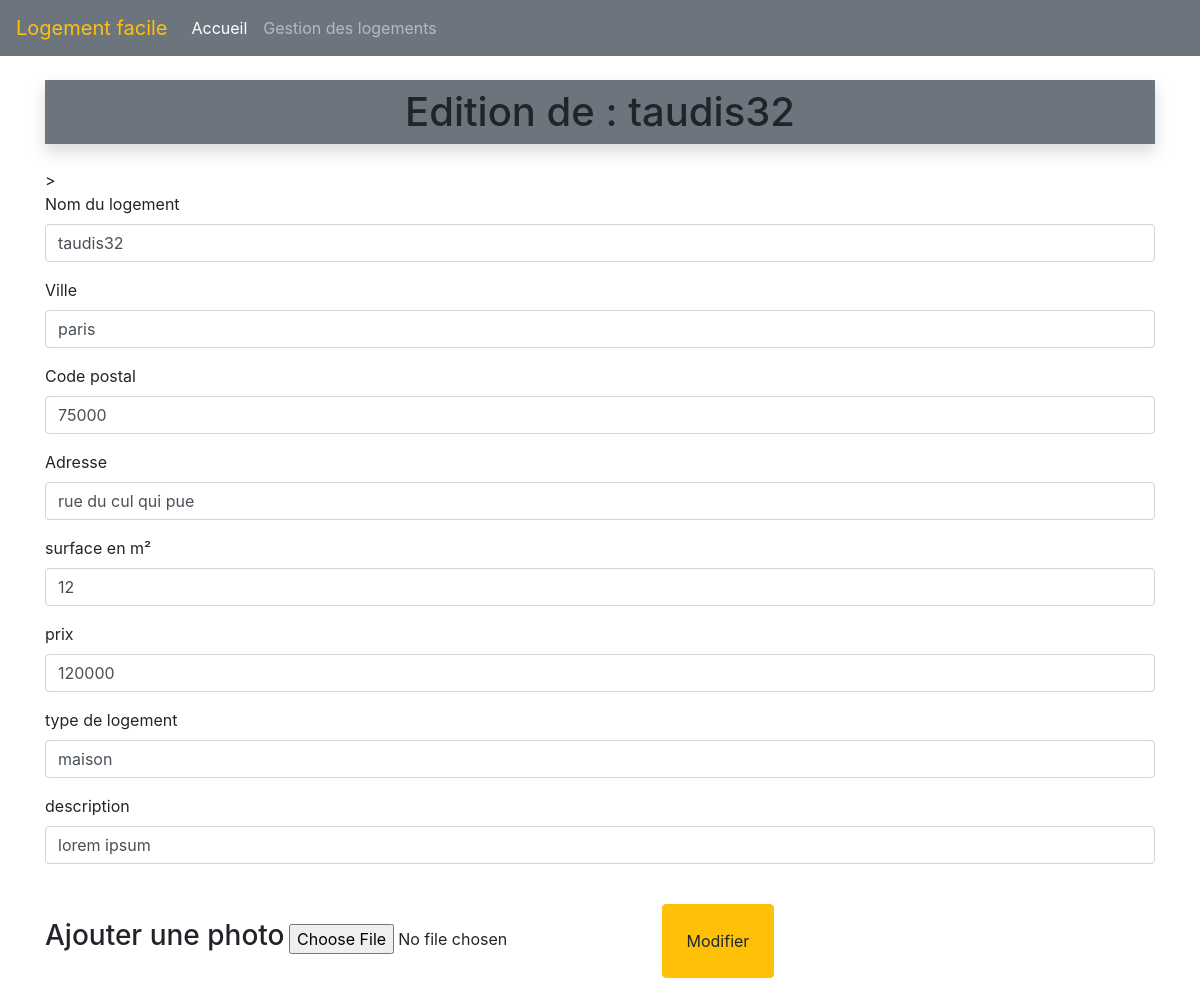
The app's page /logements/edit/5 with its own data.
### tables this page shows
CREATE TABLE IF NOT EXISTS `logement` (
  `id` int NOT NULL AUTO_INCREMENT,
  `title` varchar(255) NOT NULL,
  `adress` varchar(255) NOT NULL,
  `city` varchar(255) NOT NULL,
  `postalCode` char(5) NOT NULL,
  `area` int NOT NULL,
  `price` int NOT NULL,
  `photo` text NOT NULL,
  `logement_type` tinytext NOT NULL,
  `logement_description` text NOT NULL,
  PRIMARY KEY (`id`)
);

### Controller/LogementController.php (called while the page is built, shortened)
<?php
require_once "model/LogementManager.php";
class LogementController{
private $logementManager;
public function __construct(){
    $this->logementManager = new LogementManager();
    $this->logementManager->loadLogements();
}
public function editLogementForm($id){
    $logement = $this->logementManager->getLogementById($id);
    require_once "view/edit.logement.view.php";
}
}

### Model/logement.php (called while the page is built, shortened)
<?php
class Logement {
    private $id;
    private $title;
    private $adress;
    private $city;
    private $postalCode;
    private $area;
    private $price;
    private $logement_type;
    private $logement_description;
    public function __construct($id, $title, $adress, $city, $postalCode, $area, $price, $photo, $logement_type, $logement_description)
    {
        $this->id = $id;
        $this->title = $title;
        $this->adress = $adress;
        $this->city = $city;
        $this->postalCode = $postalCode;
        $this->area = $area;
        $this->price = $price;
        $this->logement_type = $logement_type;
        $this->logement_description = $logement_description;
    }
    public function getId()
    {
        return $this->id;
    }
    public function getTitle()
    {
        return $this->title;
    }
    public function getAdress()
    {
        return $this->adress;
    }
    public function getCity()
    {
        return $this->city;
    }
    public function getPostalCode()
    {
        return $this->postalCode;
    }
    public function getArea()
    {
        return $this->area;
    }
    public function getPrice()
    {
        return $this->price;
    }
    public function getLogementType()
    {
        return $this->logement_type;
    }
    public function getLogementDescription()
    {
        return $this->logement_description;
    }
}

### Model/Manager.php (called while the page is built, shortened)
<?php
abstract class Manager {
    private static $pdo;
    private static function setBdd(){
        self::$pdo = new PDO("mysql:host=localhost;dbname=immobilier;charsert=utf8","root","");
        self::$pdo->setAttribute(PDO::ATTR_ERRMODE, PDO::ERRMODE_WARNING);
    }
    protected function getBdd(){
        return self::$pdo;
    }
}

### Model/LogementManager.php (called while the page is built, shortened)
<?php
require_once "model/Manager.php";
require_once "model/Logement.php";
class LogementManager extends Manager {
    private $logements;
    public function addLogement($logement){
        $this->logements[] = $logement;
    }
    public function loadLogements(){
        $req = $this->getBdd()->prepare("SELECT * FROM logement");
        $req->execute();
        $myLogements = $req->fetchAll(PDO::FETCH_ASSOC);
    }
    public function getLogementById($id){
        foreach ($this->logements as $logement ) {
            if ($logement->getId() == $id) {
                return $logement;
            }
        }
    }
}

### view/edit.logement.view.php (the view, shortened to what this page needs)
<form method="POST" action="<?= URL ?>logements/editvalid" enctype="multipart/form-data">>
    <div class="form-group">
        <label for="title">Nom du logement</label>
        <input type="text" class="form-control" value="<?= $logement->getTitle() ?>" name="title" id="title" placeholder="Le nom de ce logement...">
    </div>
    <div class="form-group">
        <label for="city">Ville</label>
        <input type="text" class="form-control" value="<?= $logement->getCity() ?>" name="city" id="city" placeholder="La ville du logement...">
    </div>
    <div class="form-group">
        <label for="postalCode">Code postal</label>
        <input type="text" class="form-control" value="<?= $logement->getPostalCode() ?>" name="postalCode" id="postalCode" placeholder="Code postal">
    </div>
    <div class="form-group">
        <label for="adress">Adresse</label>
        <input type="text" class="form-control" value="<?= $logement->getAdress() ?>" name="adress" id="adress" placeholder="Adresse">
    </div>
    <div class="form-group">
        <label for="area">surface en m²</label>
        <input type="number" class="form-control" value="<?= $logement->getArea() ?>" id="area" name="area" placeholder="surface en m²">
    </div>
    <div class="form-group">
        <label for="price">prix</label>
        <input type="number" class="form-control" value="<?= $logement->getPrice() ?>" id="price" name="price" placeholder="prix">
    </div>
    <div class="form-group">
        <label for="logement_type">type de logement</label>
        <input type="text" class="form-control" value="<?= $logement->getLogementType() ?>" id="logement_type" name="logement_type" placeholder="type de logement">
    </div>
    <div class="form-group">
        <label for="logement_description">description</label>
        <input type="text" class="form-control" value="<?= $logement->getLogementDescription() ?>" id="logement_description" name="logement_description" placeholder="description">
    </div>
    <div>
    <label for="photo"> <h3> Ajouter une photo</h3></label>
    <input type="file" id="photo" name="photo">
    <button type="submit" onclick="imgUpload(<?= $logement->getId() ?>)"class="btn btn-warning m-4 p-4">Modifier</button>
    </div>
</form>
<?php
$content = ob_get_clean();
$title = "Edition de : " . $logement->getTitle();
require_once "base.html.php";
?>

### view/base.html.php (shortened to what this page needs)
<!DOCTYPE html>
<html lang="fr">
<head>
    <link rel="stylesheet" href="https://cdn.jsdelivr.net/npm/bootstrap@4.6.1/dist/css/bootstrap.min.css">
    <link rel="stylesheet" href="https://cdnjs.cloudflare.com/ajax/libs/font-awesome/6.0.0-beta3/css/all.min.css" />
    <link rel="stylesheet" href="style.css">
</head>
<body>
    <header>
        <nav class="navbar navbar-expand-sm navbar-dark bg-secondary">
            <a class="navbar-brand text-warning" href="<?= URL?>accueil">Logement facile</a>
            <div class="collapse navbar-collapse" id="navbarColor01">
                <ul class="navbar-nav mr-auto">
                    <li class="nav-item active">
                        <a class="nav-link" href="<?= URL?>accueil">
                            Accueil
                        </a>
                    </li>
                    <li class="nav-item">
                        <a class="nav-link" href="<?= URL?>logements">Gestion des logements</a>
                    </li>
                </ul>
            </div>
        </nav>
    </header>
    <main>
        <div class="container">
        <h1 class="my-4 text-center bg-secondary shadow p-2">
            <?= $title ?>
        </h1>
            <?= $content ?>
        </div>
    </main>
</body>
</html>

### style.css (style rules this page uses)
main { min-height: 81vh; }

### records on screen
logement: title "Edition de : taudis32", title "taudis32", city "paris", postalCode "75000", adress "rue du cul qui pue", area "12", price "120000", logement_type "maison", logement_description "lorem ipsum"
